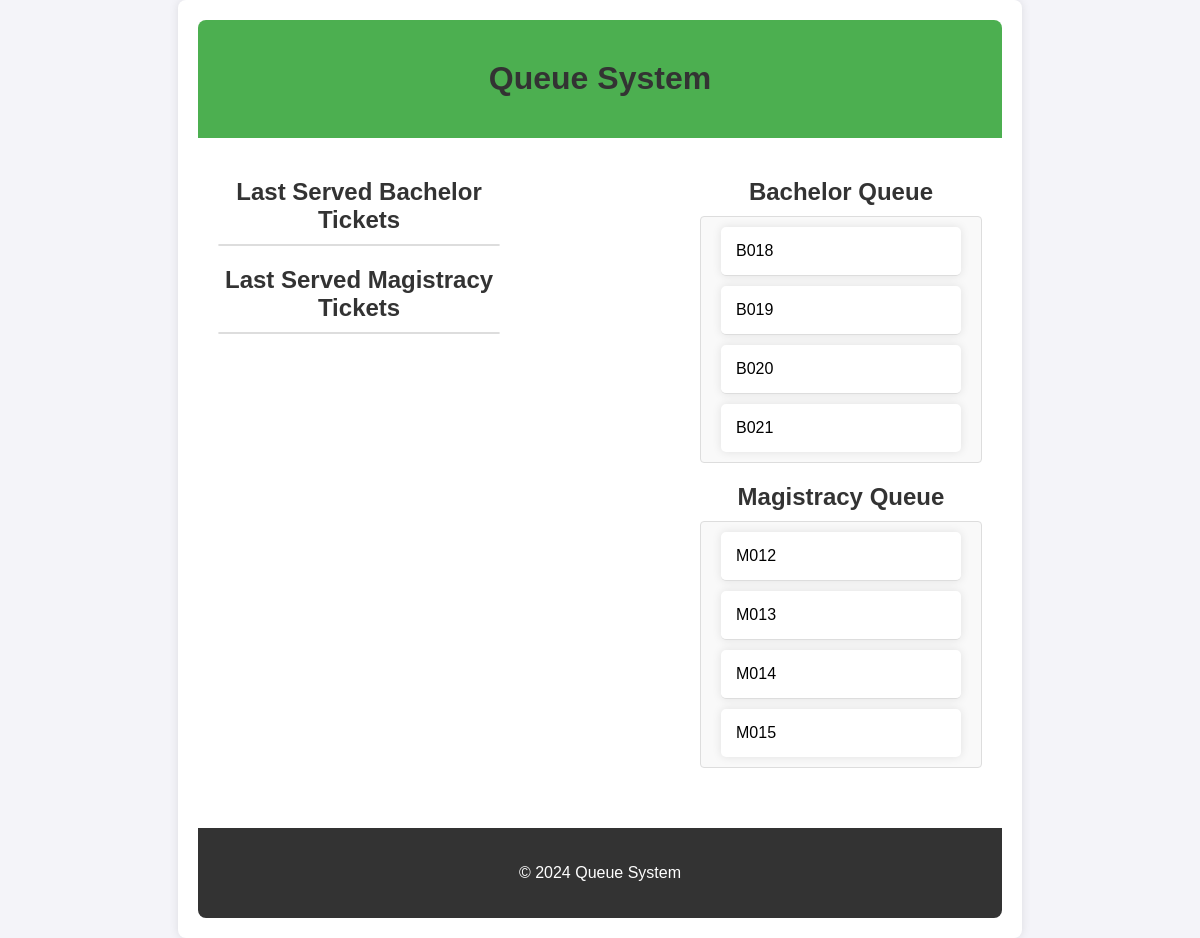
/monitor/, run on an earlier commit of the app's database.
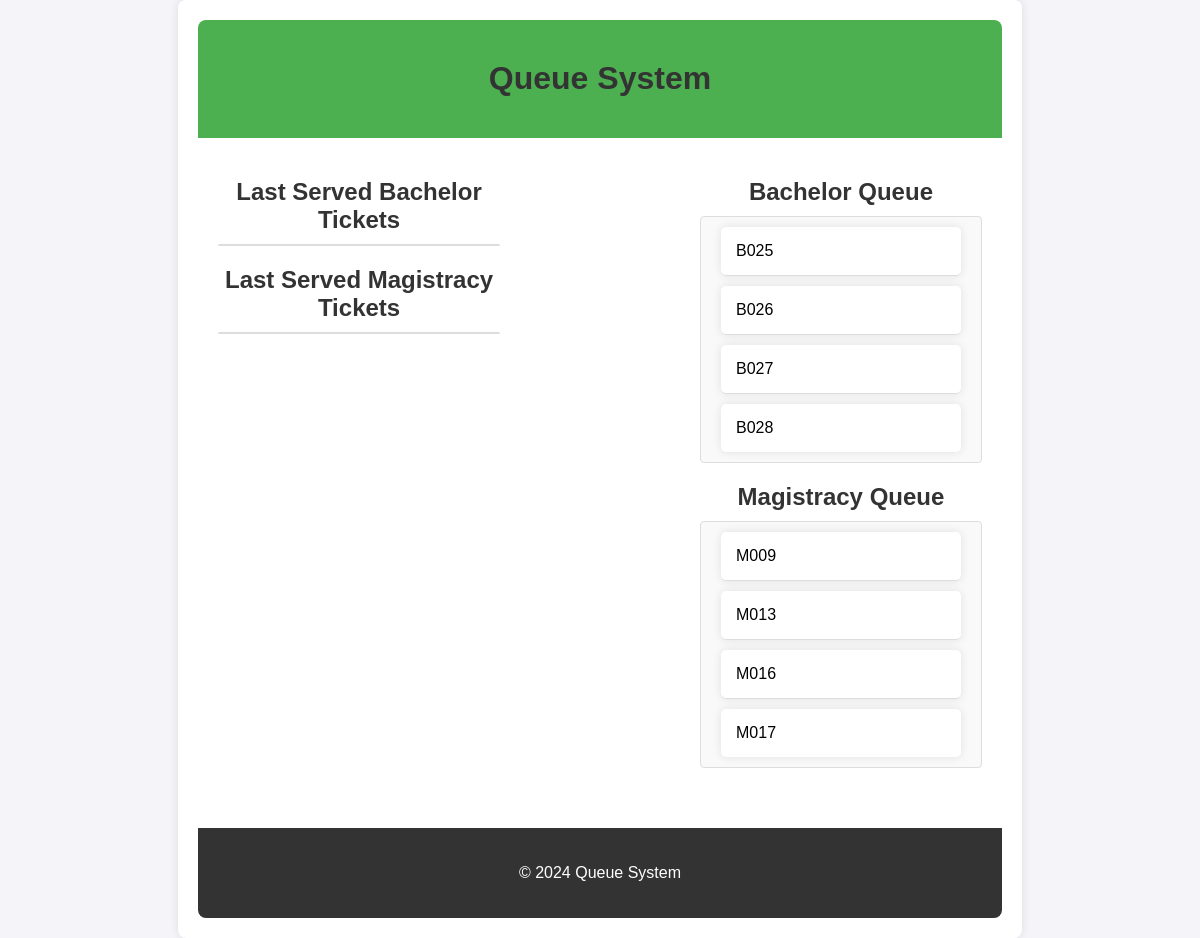
And on a later commit of the database.
### queue_app/models.py (models this page shows, shortened)
class Queue(models.Model):
    QUEUE_TYPE_CHOICES = [
        ('B', 'Bachelor'),
        ('M', 'Magistracy'),
    ]
    ticket_number = models.CharField(max_length=10, default='0000')
    queue_type = models.CharField(max_length=1, choices=QUEUE_TYPE_CHOICES)
    created_at = models.DateTimeField(auto_now_add=True)
    served = models.BooleanField(default=False)
    served_by_table = models.IntegerField(null=True, blank=True)

### queue_app/views.py (the view)
# urls.py: path('monitor/', views.monitor_view, name='monitor'),
def monitor_view(request):
    bachelor_queue = Queue.objects.filter(queue_type='B', served=False).order_by('created_at')
    magistracy_queue = Queue.objects.filter(queue_type='M', served=False).order_by('created_at')
    return render(request, 'queue_app/monitor.html', {'bachelor_queue': bachelor_queue, 'magistracy_queue': magistracy_queue})

### queue_app/templates/queue_app/monitor.html (shortened to what this page needs)
{% extends 'queue_app/base.html' %}
{% block content %}
<div class="content">
    <div class="section">
        <section>
            <h2>Last Served Bachelor Tickets</h2>
            <ul id="served-bachelor-list" class="queue-list"></ul>
        </section>
        <section>
            <h2>Last Served Magistracy Tickets</h2>
            <ul id="served-magistracy-list" class="queue-list"></ul>
        </section>
    </div>
    <div class="section">
        <section>
            <h2>Bachelor Queue</h2>
            <ul id="bachelor-queue-list" class="queue-list">
                {% for ticket in bachelor_queue|slice:":4" %}
                    <li>{{ ticket.ticket_number }}</li>
                {% endfor %}
            </ul>
        </section>
        <section>
            <h2>Magistracy Queue</h2>
            <ul id="magistracy-queue-list" class="queue-list">
                {% for ticket in magistracy_queue|slice:":4" %}
                    <li>{{ ticket.ticket_number }}</li>
                {% endfor %}
            </ul>
        </section>
    </div>
</div>
{% endblock %}

What changed in the data, as far as the page shows it:
removed Queue: ticket_number "B018", shown under "Bachelor Queue"
removed Queue: ticket_number "B019", shown under "Bachelor Queue"
removed Queue: ticket_number "B020", shown under "Bachelor Queue"
removed Queue: ticket_number "B021", shown under "Bachelor Queue"
removed Queue: ticket_number "M012", shown under "Magistracy Queue"
removed Queue: ticket_number "M014", shown under "Magistracy Queue"
removed Queue: ticket_number "M015", shown under "Magistracy Queue"
added Queue: ticket_number "B025", shown under "Bachelor Queue"
added Queue: ticket_number "B026", shown under "Bachelor Queue"
added Queue: ticket_number "B027", shown under "Bachelor Queue"
added Queue: ticket_number "B028", shown under "Bachelor Queue"
added Queue: ticket_number "M009", shown under "Magistracy Queue"
added Queue: ticket_number "M016", shown under "Magistracy Queue"
added Queue: ticket_number "M017", shown under "Magistracy Queue"
